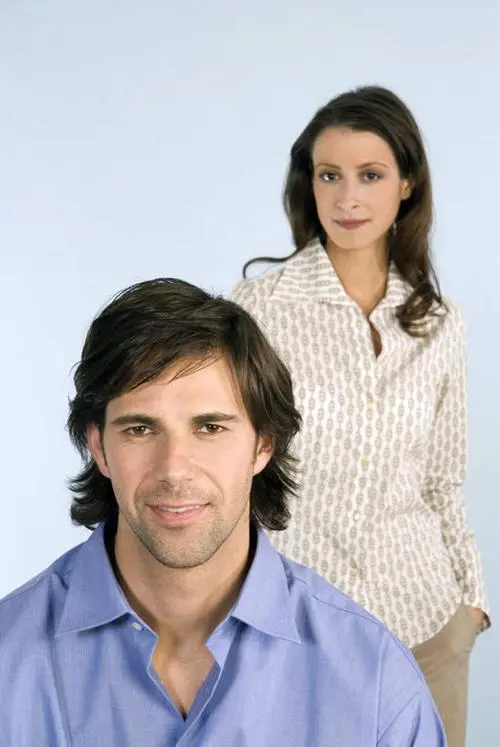
#> input picture Opencv人脸检测人脸识别/Images/ManWoman.jpeg, 500 x 747 px
$ python 04Cv2EyesDetectToAddEyelash.py
#> lines starting #> are read from the running program, lines starting #| are printed output that depends on the picture; after the words box and inside, x2 and y2 are one past the last pixel; in counts of white or black regions, pixels touching at a corner belong together
"""
简单人脸眼睛检测添加睫毛效果
    1、加载人脸和眼睛检测器。
    2、读取输入的人脸图像，并对其进行灰度化处理。
    3、使用人脸检测器检测人脸区域。
    4、对每个检测到的人脸区域，使用眼睛检测器检测眼睛。
    5、对每个检测到的眼睛，判断其是否为左眼，并获取其位置信息。
    6、如果是左眼，根据竖直方向的偏移参数调整睫毛的位置。
    7、将调整后的睫毛图像合成到原始图像中。
    8、返回添加了睫毛效果的图像。
"""

import cv2


def apply_eyelash_left_eye(image_path, eyelash_image_path, vertical_offset=0.0):
    """
    在人脸图像上添加左眼睫毛效果
    :param image_path: (str) 输入的人脸图像路径
    :param eyelash_image_path: (str) 睫毛图像的路径
    :param vertical_offset: (float) 睫毛竖直方向位置调节参数，范围为-1到1，默认值为0（中心位置）
    :return: numpy.ndarray 添加了睫毛效果的图像数据
    """
#> called with image_path = 'Images/ManWoman.jpeg', eyelash_image_path = 'Images/eyelash.png', vertical_offset = -0.1

    # 参数安全性校验
    if not isinstance(image_path, str) or not image_path.strip():
        raise ValueError("Invalid input image path.")
    if not isinstance(eyelash_image_path, str) or not eyelash_image_path.strip():
        raise ValueError("Invalid eyelash image path.")
    if not (-1 <= vertical_offset <= 1):
        raise ValueError("Vertical offset parameter must be between -1 and 1.")

    # 读取图像
    image = cv2.imread(image_path)
#> image is the input picture: shape (747, 500, 3); mean B, G, R 188, 182.2, 184.1
    eyelash_image = cv2.imread(eyelash_image_path, cv2.IMREAD_UNCHANGED)
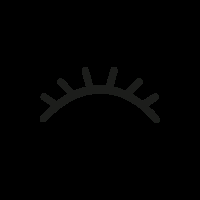
#> input picture Opencv人脸检测人脸识别/Images/eyelash.png, 200 x 200 px
#> eyelash_image is the input picture: shape (200, 200, 4); mean B, G, R, A 1.3, 1.4, 1.4, 10.8

    # 加载人脸和眼睛检测器
    face_cascade = cv2.CascadeClassifier(cv2.data.haarcascades + 'haarcascade_frontalface_default.xml')
    eye_cascade = cv2.CascadeClassifier(cv2.data.haarcascades + 'haarcascade_eye.xml')

    # 灰度化图像
    gray = cv2.cvtColor(image, cv2.COLOR_BGR2GRAY)
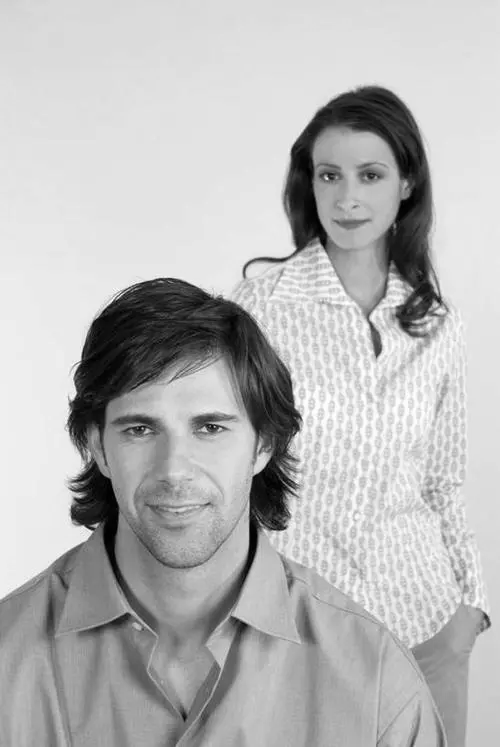
#> gray: shape (747, 500); min 0, max 255, mean 183.4

    # 检测人脸
    faces = face_cascade.detectMultiScale(gray, scaleFactor=1.1, minNeighbors=5, minSize=(30, 30))
#> faces = [[296, 133, 113, 113], [82, 359, 186, 186]]

    # 对每个人脸进行操作
    for (x, y, w, h) in faces:
        # 提取人脸区域
        face_roi = image[y:y + h, x:x + w]
        gray_roi = gray[y:y + h, x:x + w]

        # 检测眼睛
        eyes = eye_cascade.detectMultiScale(gray_roi)

        # 画出左右眼范围的矩形框
        for (ex, ey, ew, eh) in eyes:
            eye_center = (x + ex + ew // 2, y + ey + eh // 2)
            cv2.rectangle(image, (x + ex, y + ey), (x + ex + ew, y + ey + eh), (255, 0, 0), 2)

            # 仅对左眼进行操作
            if eye_center[0] < x + w // 2:
                # 调整睫毛图像大小以匹配眼睛
                resized_eyelash = cv2.resize(eyelash_image, (ew, eh))

                # 调整睫毛竖直方向位置
                offset_y = int(eh * vertical_offset)
                ey = max(0, ey + offset_y)

                # 将睫毛图像合成到原始图像中
                for c in range(0, 3):
                    for i in range(eh):
                        for j in range(ew):
                            if resized_eyelash[i, j, 3] != 0:
                                image[y + ey + i, x + ex + j, c] = resized_eyelash[i, j, c]
#> this loop made 2 passes
#> (x, y, w, h, eyes) on passes 1 to 2: (296, 133, 113, 113, [[57, 27, 31, 31], [20, 30, 27, 27]]), (82, 359, 186, 186, [[107, 49, 38, 38], [33, 47, 46, 46]])
#> pass 1, in apply_eyelash_left_eye, `face_roi = image[y:y + h, x:x + w]`:
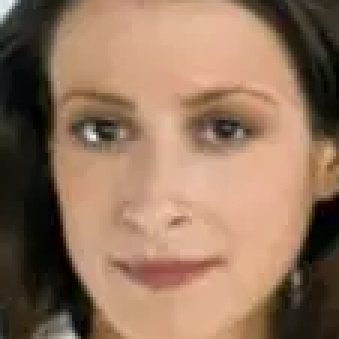
#> face_roi: shape (113, 113, 3) (shown 3 times larger); mean B, G, R 92.9, 115.7, 146.7
#> pass 1, in apply_eyelash_left_eye, `gray_roi = gray[y:y + h, x:x + w]`:
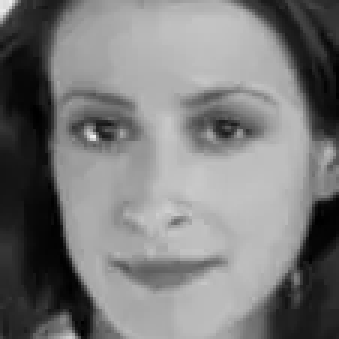
#> gray_roi: shape (113, 113) (shown 3 times larger); min 0, max 240, mean 122.3
#> pass 2, in apply_eyelash_left_eye, `face_roi = image[y:y + h, x:x + w]`:
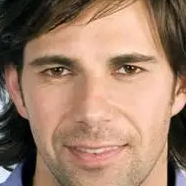
#> face_roi: shape (186, 186, 3); mean B, G, R 106, 126.6, 158.8
#> pass 2, in apply_eyelash_left_eye, `gray_roi = gray[y:y + h, x:x + w]`:
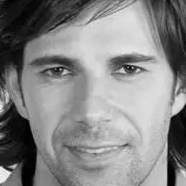
#> gray_roi: shape (186, 186); min 0, max 247, mean 133.8
#> after the loop:
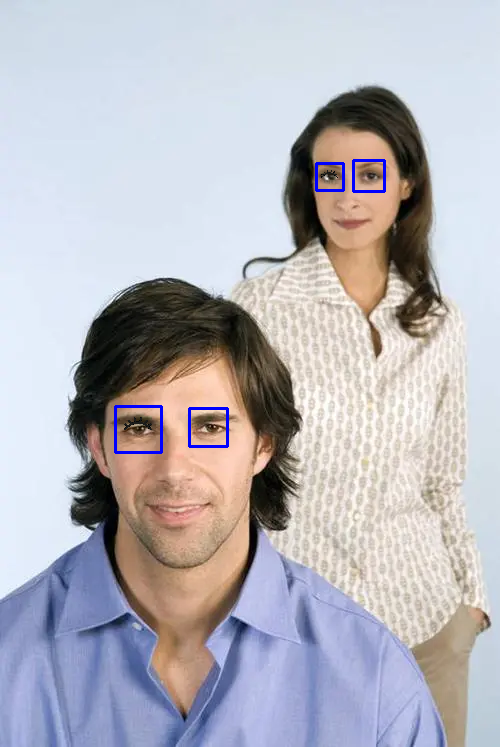
#> image: shape (747, 500, 3); 0.49% of pixels changed, all inside (x1, y1, x2, y2) = (114, 159, 386, 454)

    # 返回添加了左眼睫毛效果的图像
    return image


# 测试接口调用
if __name__ == "__main__":
    input_image_path = "Images/ManWoman.jpeg"
    eyelash_image_path = "Images/eyelash.png"

    try:
        output_img = apply_eyelash_left_eye(input_image_path, eyelash_image_path, vertical_offset=-0.1)
        cv2.imshow("Eyelash Effect", output_img)
        cv2.waitKey(0)
        cv2.destroyAllWindows()
        print("Eyelash applied successfully.")
    except ValueError as ve:
        print(f"Error: {ve}")
